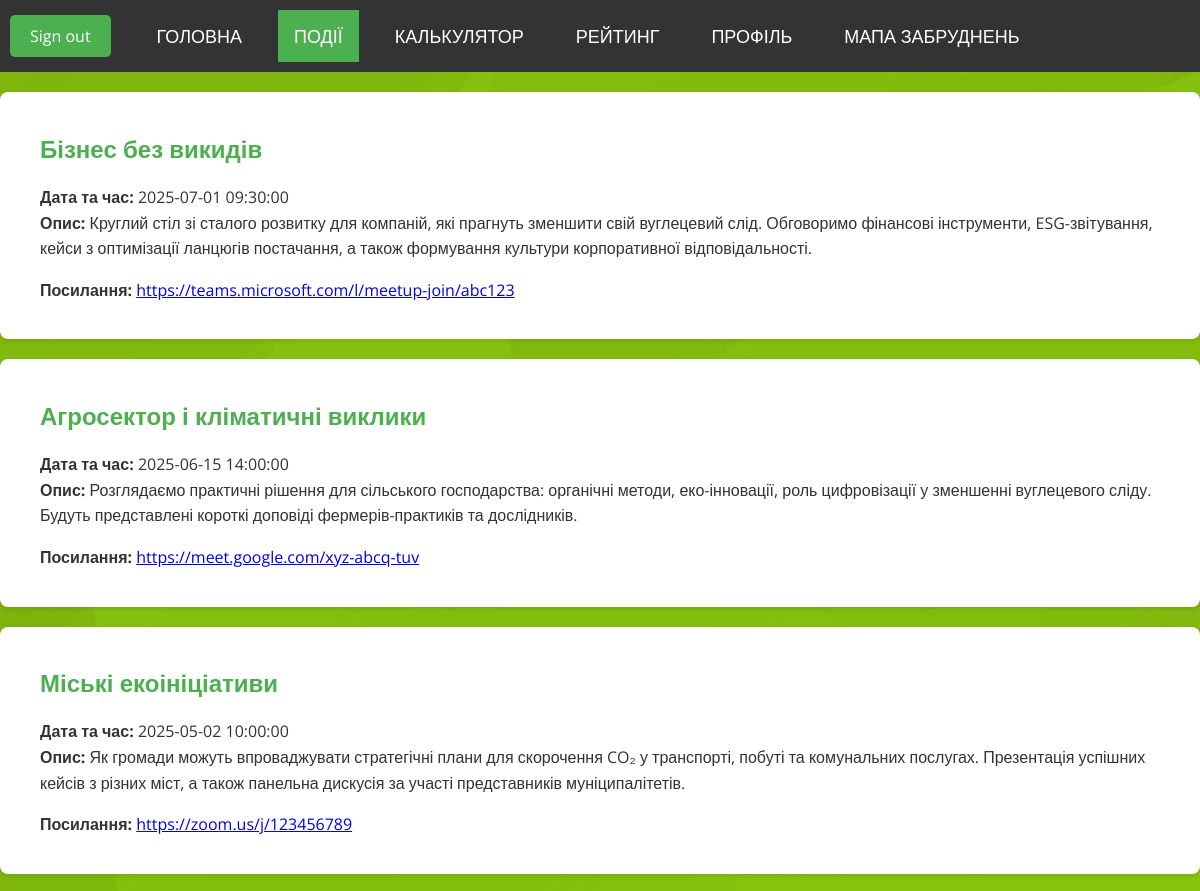
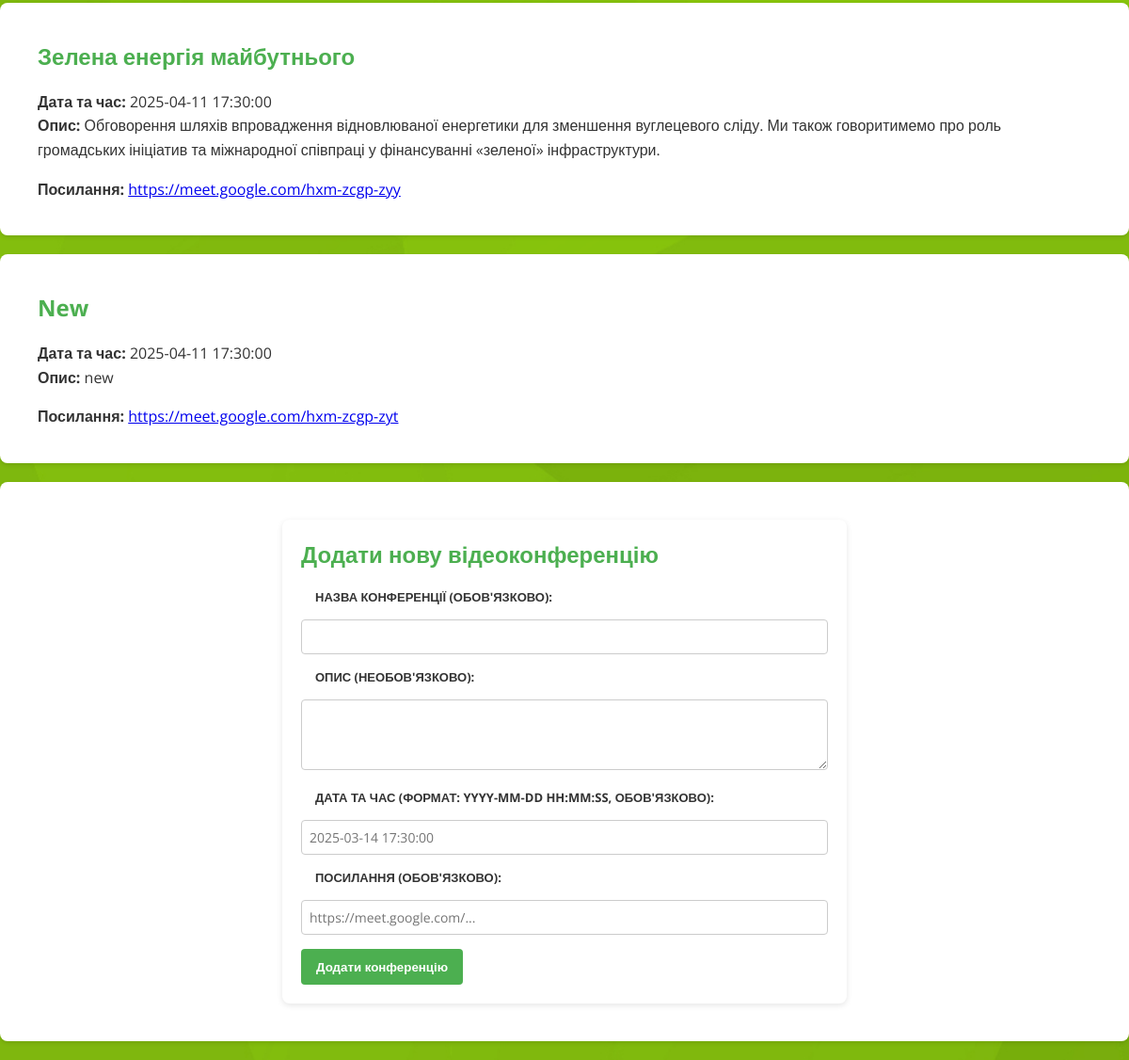
Screenshot of /events.php with the database file from the repository (2 pictures, top to bottom).
### tables this page shows
CREATE TABLE `conferences` (
  `id` int(11) NOT NULL,
  `title` varchar(255) NOT NULL,
  `description` text DEFAULT NULL,
  `event_date` datetime DEFAULT NULL,
  `link` varchar(255) DEFAULT NULL
);

### events.php (the view, shortened to what this page needs)
<?php
$host = 'localhost';
$db   = 'hackathon';
$user = 'root';
$pass = 'root';
$charset = 'utf8';
$dsn = "mysql:host=$host;dbname=$db;charset=$charset";
try {
    $pdo = new PDO($dsn, $user, $pass);
    $pdo->setAttribute(PDO::ATTR_ERRMODE, PDO::ERRMODE_EXCEPTION);
    $createTableSQL = "
        CREATE TABLE IF NOT EXISTS conferences (
            id INT AUTO_INCREMENT PRIMARY KEY,
            title VARCHAR(255) NOT NULL,
            description TEXT,
            event_date DATETIME,
            link VARCHAR(255)
        )
        ENGINE=InnoDB DEFAULT CHARSET=utf8;
    ";
    $pdo->exec($createTableSQL);
    $selectSQL = "SELECT * FROM conferences ORDER BY event_date DESC";
    $stmt = $pdo->query($selectSQL);
    $conferences = $stmt->fetchAll(PDO::FETCH_ASSOC);
} catch (PDOException $e) {
    die("Помилка бази даних: " . $e->getMessage());
}
?>
<!DOCTYPE html>
<html>
<head>
  <link rel="stylesheet" href="css/style.css">
</head>
<body>
  <nav>
    <div class="btn-animate">
      <a href="login.php" class="btn-signin">Sign out</a>
    </div>
    <ul>
      <li><a href="main.php">Головна</a></li>
      <li><a href="events.php" class="active">Події</a></li>
      <li><a href="calc.php">Калькулятор</a></li>
      <li><a href="top.php">Рейтинг</a></li>
      <li><a href="profile.php">Профіль</a></li>
      <li><a href="ai.php">Мапа забруднень</a></li>
    </ul>
  </nav>
  <?php if (!empty($conferences)): ?>
    <?php foreach ($conferences as $conf): ?>
      <section class="carbon-footprint">
        <div class="container">
          <h2><?php echo htmlspecialchars($conf['title']); ?></h2>
          <p>
            <strong>Дата та час:</strong>
            <?php echo htmlspecialchars($conf['event_date']); ?><br>
            <strong>Опис:</strong>
            <?php echo nl2br(htmlspecialchars($conf['description'])); ?>
          </p>
          <p>
            <strong>Посилання:</strong>
            <a href="<?php echo htmlspecialchars($conf['link']); ?>" target="_blank">
              <?php echo htmlspecialchars($conf['link']); ?>
            </a>
          </p>
        </div>
      </section>
    <?php endforeach; ?>
  <?php endif; ?>
  <section class="add-conference">
    <div class="container">
      <h2>Додати нову відеоконференцію</h2>
      <form method="POST" action="events.php">
        <div class="form-group">
          <label for="title">Назва конференції (обов'язково):</label>
          <input type="text" id="title" name="title" required>
        </div>
        <div class="form-group">
          <label for="description">Опис (необов'язково):</label>
          <textarea id="description" name="description" rows="3"></textarea>
        </div>
        <div class="form-group">
          <label for="event_date">Дата та час (формат: YYYY-MM-DD HH:MM:SS, обов'язково):</label>
          <input type="text" id="event_date" name="event_date" placeholder="2025-03-14 17:30:00" required>
        </div>
        <div class="form-group">
          <label for="link">Посилання (обов'язково):</label>
          <input type="text" id="link" name="link" placeholder="https://meet.google.com/..." required>
        </div>
        <button type="submit">Додати конференцію</button>
      </form>
    </div>
  </section>
</body>
</html>

### css/style.css (style rules this page uses)
html, body * { box-sizing: border-box; font-family: 'Open Sans', sans-serif; }
body { background: url("back.jpg") no-repeat center center fixed; background-size: cover; }
.container { width: 100%; padding-top: 60px; padding-bottom: 100px; }
li { padding-left: 10px; font-size: 18px; display: inline; text-align: left; text-transform: uppercase; padding-right: 10px; color: #ffffff; }
label { font-weight: 400; text-transform: uppercase; font-size: 13px; padding-left: 15px; padding-bottom: 10px; color: rgba(255,255,255,.7); display: block; }
nav ul { list-style-type: none; margin: 0; padding: 0; overflow: hidden; background-color: #333; }
nav ul li { float: left; }
nav ul li a { display: block; color: white; text-align: center; padding: 14px 16px; text-decoration: none; }
.active { background-color: #4CAF50; }
nav { display: flex; align-items: center; background-color: #333; padding: 10px; }
nav ul { list-style-type: none; margin: 0; padding: 0; display: flex; }
nav ul li { float: right; }
.btn-animate { margin-right: 20px; }
.btn-signin { display: inline-block; padding: 10px 20px; color: white; background-color: #4CAF50; text-decoration: none; border-radius: 5px; }
body { font-family: 'Open Sans', sans-serif; margin: 0; padding: 0; background-color: #f4f4f4; color: #333; }
section { padding: 20px; margin: 20px 0; background-color: white; border-radius: 8px; box-shadow: 0 2px 4px rgba(0, 0, 0, 0.1); }
.container { max-width: 1200px; margin: 0 auto; padding: 0 20px; }
h2 { color: #4CAF50; margin-bottom: 10px; }
p { line-height: 1.6; }
h2 { color: #4CAF50; margin-bottom: 20px; }

### events.php (style rules this page uses)
.add-conference .container { max-width: 600px; margin: 20px auto; background: #fff; padding: 20px; border-radius: 8px; box-shadow: 0 2px 6px rgba(0,0,0,0.1); }
.add-conference h2 { margin-top: 0; color: #4caf50; }
.form-group { margin-bottom: 15px; }
.form-group label { display: block; margin-bottom: 5px; font-weight: bold; color: #333; }
.form-group input[type="text"], .form-group textarea { width: 100%; padding: 8px; font-size: 14px; border: 1px solid #ccc; border-radius: 4px; box-sizing: border-box; outline: none; }
.add-conference button[type="submit"] { background: #4caf50; color: #fff; padding: 10px 16px; border: none; border-radius: 4px; font-weight: bold; cursor: pointer; }

### rows the page displays
conferences: title "Бізнес без викидів", event_date "2025-07-01 09:30:00", description "Круглий стіл зі сталого розвитку для компаній, які прагнуть зменшити свій вуглецевий слід. Обговоримо фінансові інструменти, ESG-звітування, кейси з оптимізації ланцюгів постачання, а також формування культури корпоративної відповідальності.", link "https://teams.microsoft.com/l/meetup-join/abc123"
conferences: title "Агросектор і кліматичні виклики", event_date "2025-06-15 14:00:00", description "Розглядаємо практичні рішення для сільського господарства: органічні методи, еко-інновації, роль цифровізації у зменшенні вуглецевого сліду. Будуть представлені короткі доповіді фермерів-практиків та дослідників.", link "https://meet.google.com/xyz-abcq-tuv"
conferences: title "Міські екоініціативи", event_date "2025-05-02 10:00:00", description "Як громади можуть впроваджувати стратегічні плани для скорочення CO₂ у транспорті, побуті та комунальних послугах. Презентація успішних кейсів з різних міст, а також панельна дискусія за участі представників муніципалітетів.", link "https://zoom.us/j/123456789"
conferences: title "Зелена енергія майбутнього", event_date "2025-04-11 17:30:00", description "Обговорення шляхів впровадження відновлюваної енергетики для зменшення вуглецевого сліду. Ми також говоритимемо про роль громадських ініціатив та міжнародної співпраці у фінансуванні «зеленої» інфраструктури.", link "https://meet.google.com/hxm-zcgp-zyy"
conferences: title "New", event_date "2025-04-11 17:30:00", description "new", link "https://meet.google.com/hxm-zcgp-zyt"
